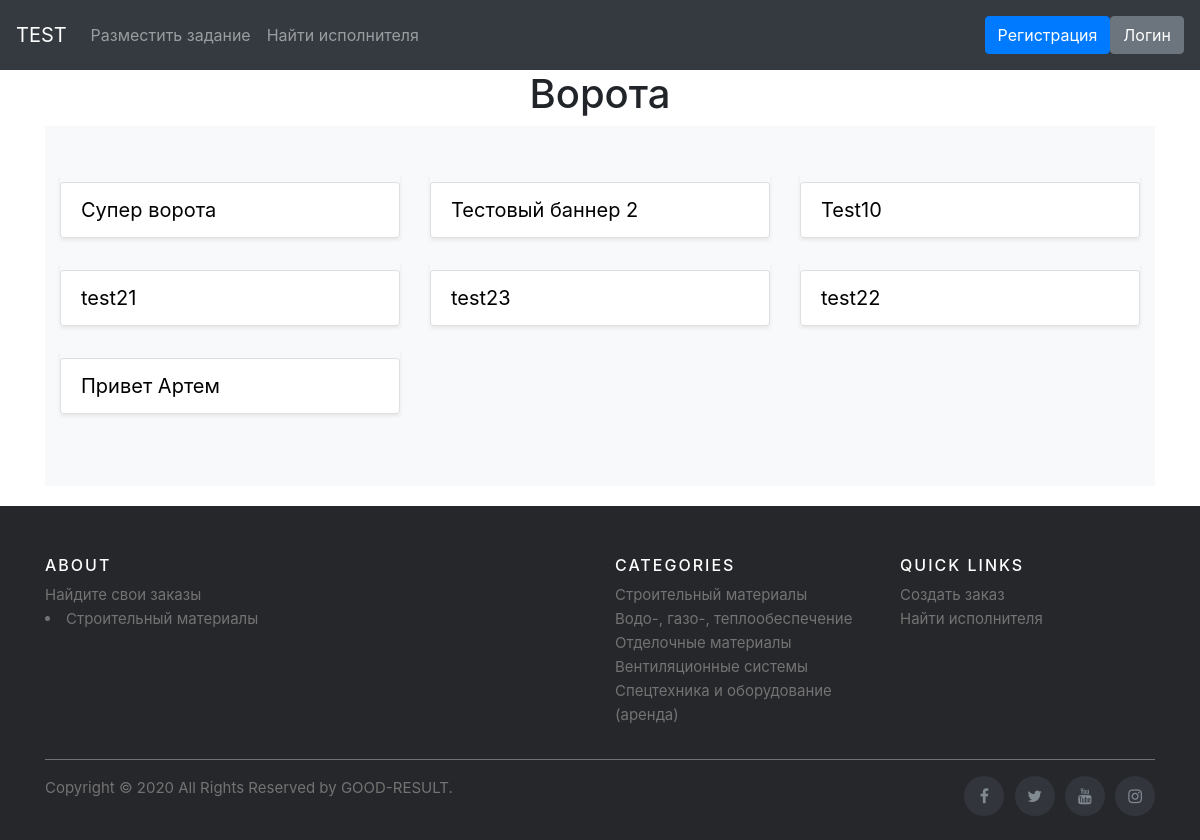
/category1/3/category2/2/category3/1, run on the app's committed database.
### adverts/models.py (models this page shows, shortened)
class Category3(models.Model):
    parent_category = models.ForeignKey(Category2, on_delete=models.CASCADE, related_name='category3')
    name = models.CharField("Категория 3", max_length=150)
    description = models.TextField("Описание")
    members = models.ManyToManyField(User, related_name='members3', blank=True)
    url = models.SlugField(max_length=160, unique=True)
    class Meta:
        verbose_name = "Категория 3"
        verbose_name_plural = "Категории 3"

class Banner(models.Model):
    category3 = models.ForeignKey(Category3, on_delete=models.CASCADE, related_name='banner')
    title = models.CharField("Наименование", max_length=150)
    description = models.TextField('Описание')
    pub_time = models.DateTimeField('Дата публикации', default=timezone.now)
    price = models.IntegerField('Цена')
    amount = models.IntegerField('Количество')
    image = models.ImageField('Изображение', upload_to='adverts/', null=True)
    addition = models.TextField('Дополнительная информация')
    author = models.ForeignKey(User, related_name='mybanners', on_delete=models.CASCADE, null=True)
    class Meta:
        verbose_name = "Объявление"
        verbose_name_plural = "Объявления"

### adverts/views.py (the view)
class Category3DetailView(generic.DetailView):
    model = Category3
    template_name = 'adverts/detail3.html'

### templates/adverts/detail3.html (shortened to what this page needs)
{% extends "base.html" %}
{% load static %}
{% block content %}
<div class="d-flex justify-content-center"><h1>{{category3.name}}</h1></div>
  <div class="album py-5 bg-light">
      <div class="container">
        <div class="row">
        {% for banner in category3.banner.all %}
          <div class="col-md-4">
            <div class="list-group mb-4 shadow-sm">
                <div class="d-flex justify-content-between align-items-center">
                  <a class="list-group-item list-group-item-action" href="{% url 'adverts:banner_detail' category3.parent_category.parent_category.id category3.parent_category.id category3.id banner.id%}" style="text-decoration:none; color: #000000;font-size: 20px;">{{ banner.title }}</a>
                </div>
              </div>
            </div>
        {% endfor %}
        </div>
      </div>
    </div>
{% endblock %}

### static/css/album.css (style rules this page uses)
:root { --jumbotron-padding-y: 3rem; }

### data on the page
Category3: name "Ворота"
Banner: title "Супер ворота"
Banner: title "Тестовый баннер 2"
Banner: title "Test10"
Banner: title "test21"
Banner: title "test23"
Banner: title "test22"
Banner: title "Привет Артем"
